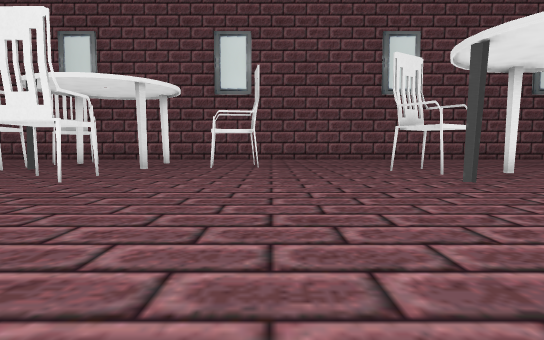
View 1 (above)

22 first-person views from a walk through a Unity game level. The camera is 1.2 m above the floor, tilts 4° down and sees 75° across. The floor is counted in squares, 2 m on a side. Each view is taken from the middle of a square. On the plan, view 1 faces up. The plan holds only what a view shows up to about 10 squares ahead; the rest is blank. The place goes on beyond the plan. The player character is not drawn.

View 2
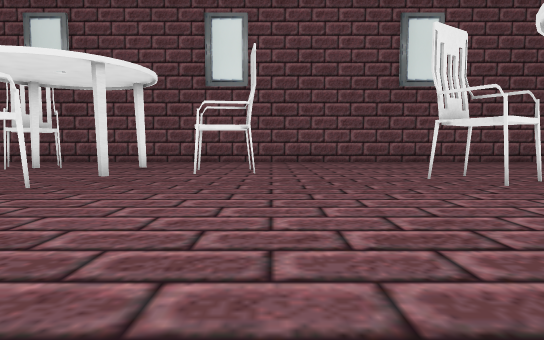

View 3
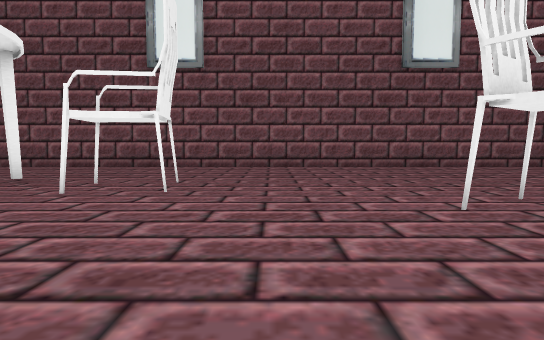

View 4
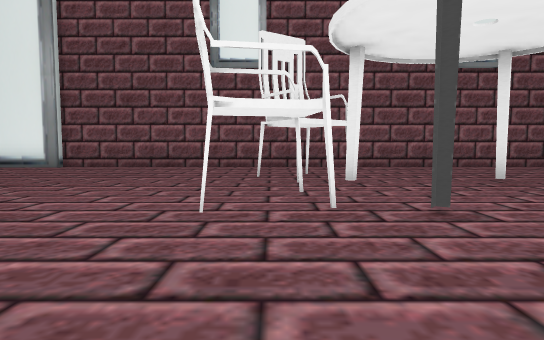

View 5
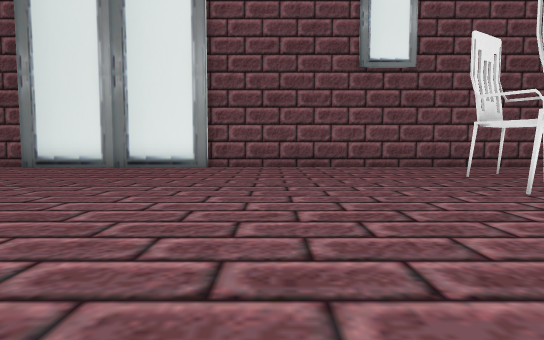

View 6
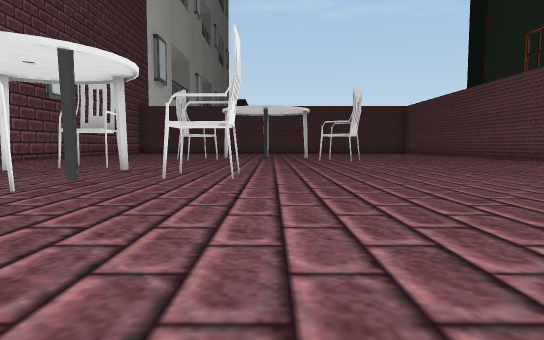

View 7
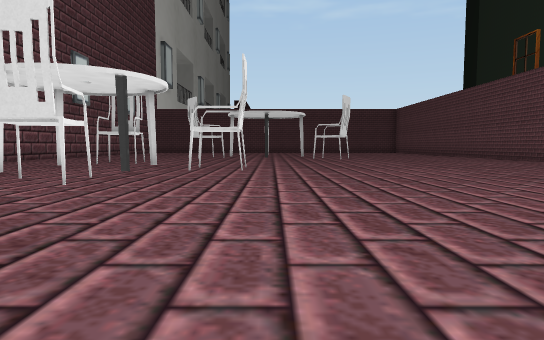

View 8
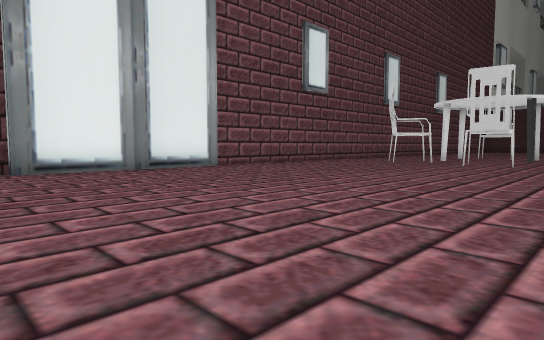

View 9
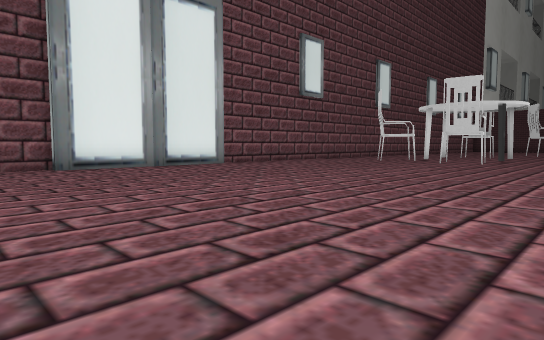

View 10
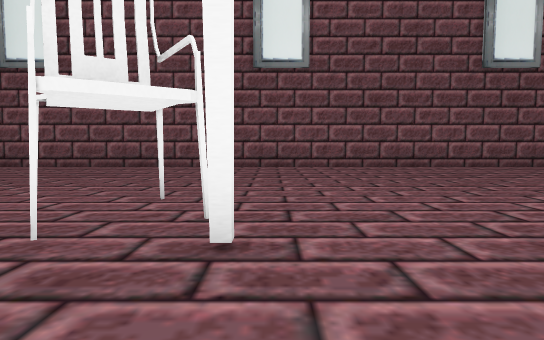

View 11
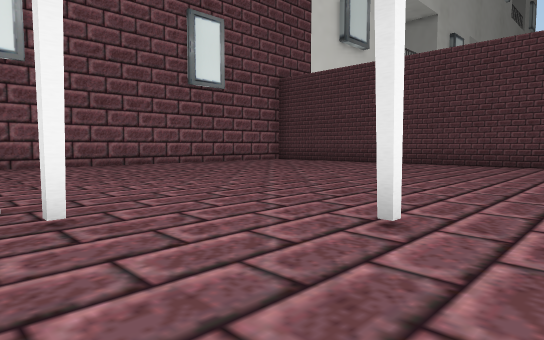

View 12
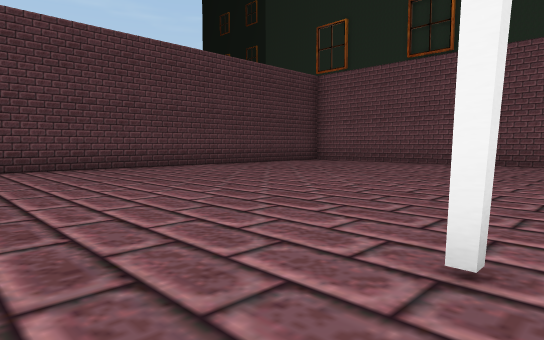

View 13
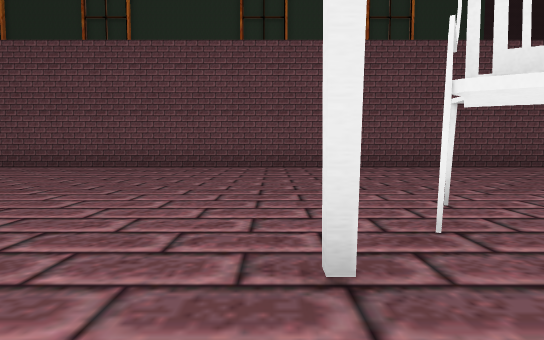

View 14
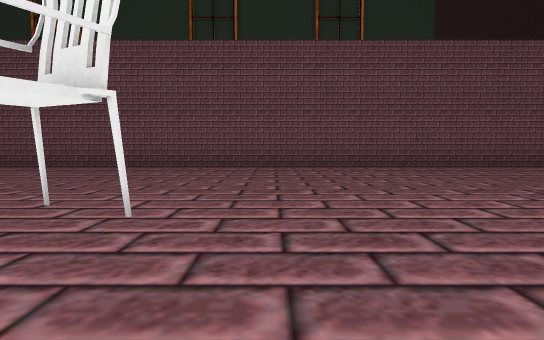

View 15
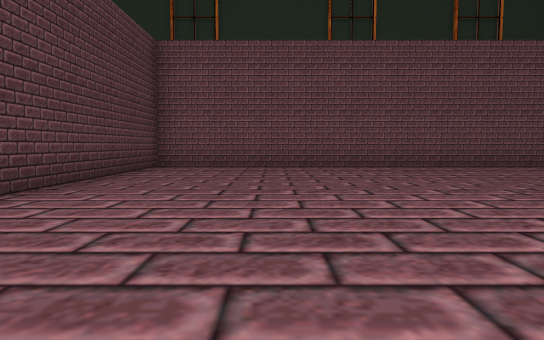

View 16
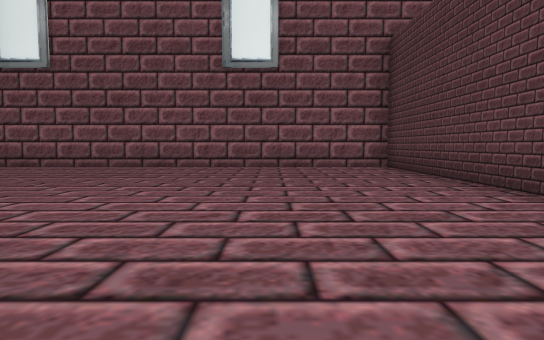

View 17
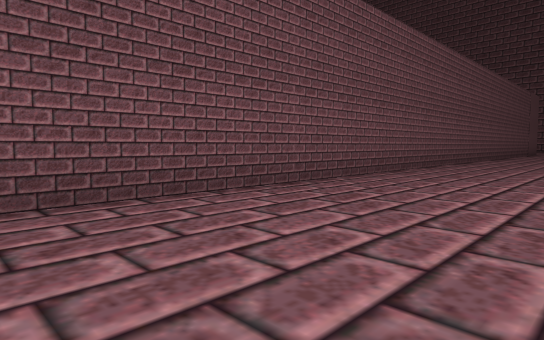

View 18
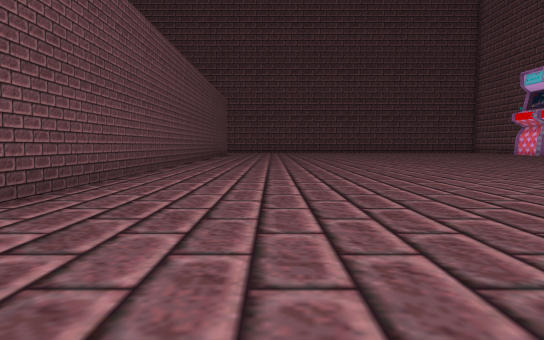

View 19
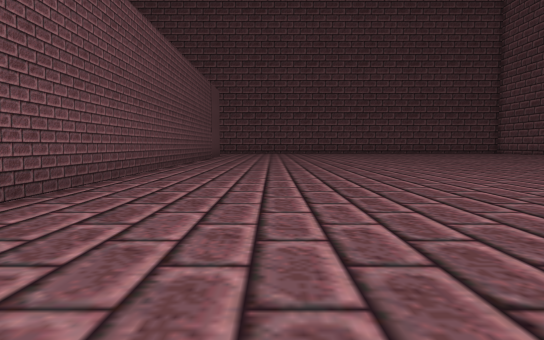

View 20
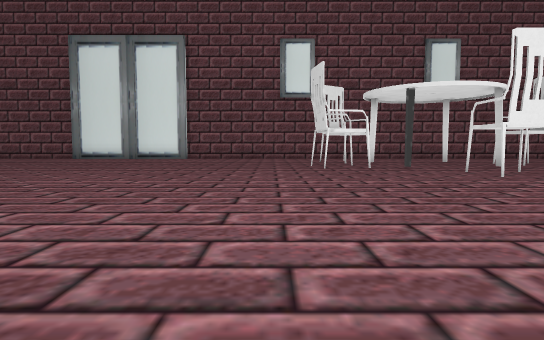

View 21
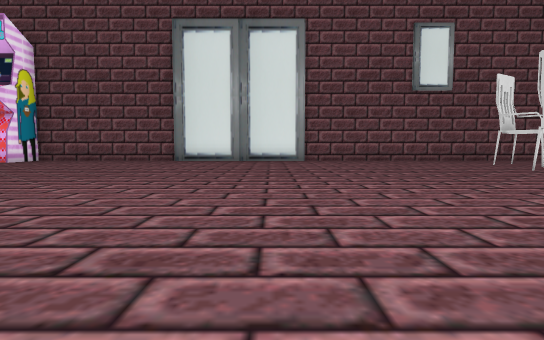

View 22
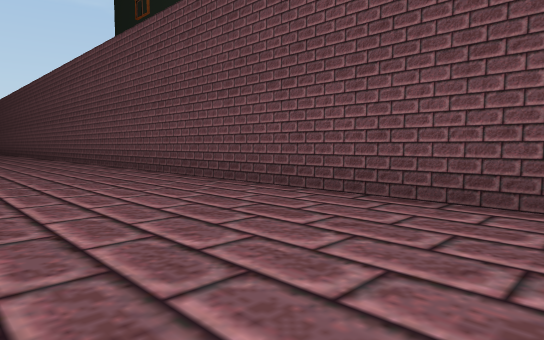

### Floor plan
Points are (right, up) in squares from view 1. A wall is a line through its corners. A room is listed if a view was taken in it or the views show most of it. See-through windows are left out.
Room 1 (views 1, 2, 3, 4, 5, 6, 7, 8, 9, 10, 11, 12, 13, 14, 15, 16, 17, 18, 19, 20, 21, 22)
walls: (-12.6, 14.5) (-17.8, 14.5); (-17.6, 14.7) (-18.8, 14.7); (15.2, 9) (15.2, 14.7) (-12.8, 14.7); (-20, -4.8) (15.2, -4.8) (15.2, 7.1)
objects: other object (-8, 8); other object (-7, 11) to (-6, 12); other object (-5, 6); other object (-1, 11); other object (2, 2); other object (3, 5); other object (4, 9); other object (5, 7)

Where each view was taken, in squares from view 1:
view 1: 0 up, 0 right, facing up
view 2: 2 up, 0 right, facing up
view 3: 5 up, 1 right, facing up
view 4: 5 up, 7 left, facing up
view 5: 5 up, 11 left, facing up
view 6: 5 up, 11 left, facing right
view 7: 5 up, 13 left, facing right
view 8: 6 up, 19 left, facing up-right
view 9: 5 up, 20 left, facing up-right
view 10: 5 up, 5 right, facing up
view 11: 4 up, 4 right, facing up-right
view 12: 7 up, 6 right, facing down-right
view 13: 5 up, 5 right, facing down
view 14: 5 up, 1 right, facing down
view 15: 5 up, 12 right, facing down
view 16: 5 up, 12 right, facing up
view 17: 1 down, 3 left, facing down-left
view 18: 2 down, 7 left, facing left
view 19: 2 down, 10 left, facing left
view 20: 1 down, 9 left, facing up
view 21: 1 up, 14 left, facing up
view 22: 1 down, 20 left, facing down-right
